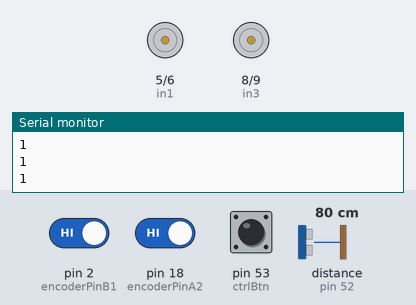
Bench run of a sketch on a simulated Arduino Mega 2560, built with avr-gcc and run on an emulated ATmega2560. Parts: motor-driver pin pairs drawn as motors (green arrow = first pin HIGH = forward, orange = second pin HIGH = backward, longer = more drive, scaled by the enable pin), the last lines printed to the serial monitor. Wiring (inferred from the names in the program): ultrasonic range finder: trigger pin 50; echo pin 52. The test bench sets the inputs (shaded band); at power-on: pin 53 (ctrlBtn) HIGH, pin 2 (encoderPinB1) HIGH, pin 18 (encoderPinA2) HIGH, distance to the obstacle (sensor on pin 52) 80 cm. The echo pulse lasts 58.3 µs per cm.

Above: at 1.2 s.
1.3 s: pin 53 (ctrlBtn) pulled LOW for 0.3 s
At 1.66 s:
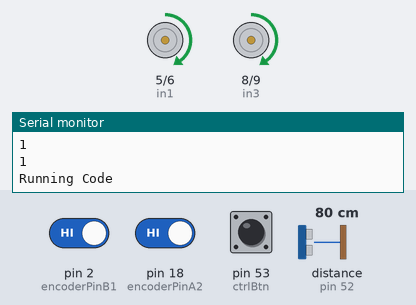
3.2 s: pin 53 (ctrlBtn) pulled LOW for 3.2 s
At 7.8 s:
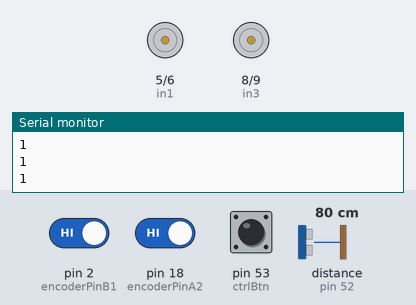
Timing chart, 0 to 9.3 s (numbered marks = the images above; inputs shaded):
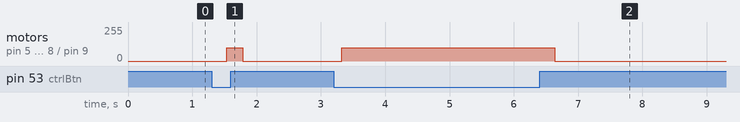

Measured:
- after the input at 1.3 s, motor on pin 5 (in1) / pin 6 (in2), motor on pin 8 (in3) / pin 9 (in4): stopped → forward 100/255 after 0.23 s, → stopped 0.26 s later
- after the input at 3.2 s, motor on pin 5 (in1) / pin 6 (in2), motor on pin 8 (in3) / pin 9 (in4): stopped → forward 100/255 after 0.12 s, → stopped 3.3 s later

The sketch:

robot_control_project.ino
```cpp
#include <PID_v1.h>
#include <util/atomic.h>

// Define control pins
int enA = 4;
int in1 = 5;
int in2 = 6;
int enB = 7;
int in3 = 8;
int in4 = 9;

int ctrlBtn = 53;

// Forward ultrasonic sensor
int trigPin = 50;
int echoPin = 52;

// Pin numbers for encoder
#define encoderPinA1 3
#define encoderPinB1 2
#define encoderPinA2 18
#define encoderPinB2 19
// #define maxSpeed = 255;
#define maxSpeed 100
#define usDelay 250
#define closeDistance 30

//Encoder counts
volatile long encoderCountA = 0;
volatile long encoderCountB = 0;

double setpointA, setpointB, inputA, inputB, outputA, outputB;
double kp = .8, ki = .15, kd = .25;

// PID myPIDA(&inputA, &outputA, &setpointA, kp, ki, kd, DIRECT);
// PID myPIDB(&inputB, &outputB, &setpointB, kp, ki, kd, DIRECT);

void setup(){
  Serial.begin(9600);
    //Set pin modes
  pinMode(enA, OUTPUT);
  pinMode(in1, OUTPUT);
  pinMode(in2, OUTPUT);
  pinMode(enB, OUTPUT);
  pinMode(in3, OUTPUT);
  pinMode(in4, OUTPUT);
  pinMode(encoderPinA1, INPUT_PULLUP);
  pinMode(encoderPinB1, INPUT_PULLUP);
  pinMode(encoderPinA2, INPUT_PULLUP);
  pinMode(encoderPinB2, INPUT_PULLUP);
  pinMode(ctrlBtn, INPUT_PULLUP);
  pinMode(trigPin, OUTPUT);
  pinMode(echoPin, INPUT);

  setpointA = 100;
  setpointB = encoderCountA;

  // myPIDA.SetMode(AUTOMATIC);
  // myPIDB.SetMode(AUTOMATIC);

  //Encoder interrupt
  attachInterrupt(digitalPinToInterrupt(encoderPinB1), handleEncoderA, RISING);
  attachInterrupt(digitalPinToInterrupt(encoderPinA2), handleEncoderB, RISING);

}

void loop(){
  inputA = encoderCountA;
  inputB = encoderCountB;
  setpointB = (encoderCountA < setpointA) ? encoderCountA : setpointA;
  int distance = 0;
  long int duration = 0;
  bool noObject = true;

  // myPIDA.Compute();
  // myPIDB.Compute();


   //Print statements for debugging
  // Serial.print(setpointA);
  // Serial.print(", ");
  // Serial.print(outputA);
  // Serial.print(", ");
  // Serial.print(encoderCountA);

  // Serial.print("-----");
  // Serial.print(setpointB);
  // Serial.print(", ");
  // Serial.print(outputB);
  // Serial.print(", ");
  // Serial.println(encoderCountB);


   //Control motor
  // moveMotor(enA, in1, in2, 75);


  // distance = getUSDistance(trigPin, echoPin);
  // Serial.println(getUSDistance(trigPin, echoPin));
  // delay(2000);

  // distance = getUSDistance(trigPin, echoPin);
  noObject = getUSDistance(trigPin, echoPin) >= closeDistance ? true : false;

  Serial.println(noObject);
  moveMotor(enA, in1, in2, 0);
  moveMotor(enB, in3, in4, 0);

  while(digitalRead(ctrlBtn) == LOW && noObject)
  {
    Serial.println("Running Code");
    moveMotor(enA, in1, in2, maxSpeed);
    moveMotor(enB, in3, in4, maxSpeed);

    noObject = getUSDistance(trigPin, echoPin) >= closeDistance ? true : false;

    if(!noObject)
    {
      // Serial.println("Reverse");
      // moveMotor(enA, in1, in2, -maxSpeed);
      // moveMotor(enB, in3, in4, -maxSpeed);
      // delay(1000);
      // moveMotor(enA, in1, in2, 0);
      // moveMotor(enB, in3, in4, 0);
      Serial.println("Stop");
      moveMotor(enA, in1, in2, 0);
      moveMotor(enB, in3, in4, 0);


      while(!noObject)
    {
      Serial.println("Turning Left");
      moveMotor(enA, in1, in2, maxSpeed);
      moveMotor(enB, in3, in4, -maxSpeed);

      delay(1000);
      moveMotor(enA, in1, in2, 0);
      moveMotor(enB, in3, in4, -maxSpeed);

      noObject = getUSDistance(trigPin, echoPin) >= closeDistance ? true : false;
    }
    }


  }

    // if(!noObject)
    // {
    //   encoderCountA = 0;

    //   while(encoderCountA < 10)
    //   {
    //     moveMotor(enA, in1, in2, -25);
    //     Serial.println("Running Code in loop");
    //   }

    //   moveMotor(enA, in1, in2, 0);

    // }
    moveMotor(enA, in1, in2, 0);
    moveMotor(enB, in3, in4, 0);

    // stopMotor(in1, in2);
    // stopMotor(in3, in4);


    // distance = getUSDistance(trigPin, echoPin);

    // Serial.println(distance);

    // delay(2000);


  // if(encoderCountA > 200)
  // {
  //   moveMotor(enA, in1, in2, 0);
  // }
  // else
  // {
  //   moveMotor(enA, in1, in2, 75);
  // }
  // // moveMotor(enB, in3, in4, 0);

  // if(encoderCountB > 200)
  // {
  //   moveMotor(enB, in3, in4, 0);
  //   Serial.println(encoderCountB);

  // }
  // else
  // {
  //   moveMotor(enB, in3, in4, 75);

  // }


}

// void loop(){
//  //Set point
//  int target = 230;

//  //PID gains and computation
//  float kp = 2.0;
//  float kd = 0.1;
//  float ki = 0.016;
//  float u = pidController(target, kp, kd, ki);

//  //Control motor
//  moveMotor(enA, in1, in2, u);

//  //Print statements for debugging
//  Serial.print(target);
// //  Serial.print(", ");
// //  Serial.print(u);
//  Serial.print(", ");
//  Serial.println(encoderCount);
// }

int getUSDistance(int tPin, int ePin)
{
  long duration = 0;
  int distance = 0;

  digitalWrite(tPin, LOW);
  delayMicroseconds(2);
  digitalWrite(tPin, HIGH);
  delayMicroseconds(10);
  digitalWrite(tPin, LOW);

  duration = pulseIn(ePin, HIGH);

  distance = (duration * 0.0343) / 2;

  delay(usDelay);

  return distance;
}

// Function called during interrupts
void handleEncoderA(){
  encoderCountA++;
  // if(digitalRead(encoderPinB1) > digitalRead(encoderPinA1)){
  //   encoderCountA++;
  // }
  // else{
  //   encoderCountA--;
  // }
}

void handleEncoderB(){
  encoderCountB++;
  // if(digitalRead(encoderPinB2) > digitalRead(encoderPinA2)){
  //   encoderCountB++;
  // }
  // else{
  //   encoderCountB--;
  //   Serial.println("------------------------------------------------------");

  // }
}

//Function to move motor
void moveMotor(int en, int inA, int inB, float u){
  //Maximum motor speed
  float speed = fabs(u);
  if(speed > maxSpeed){
    speed = maxSpeed;
  }

  //Set the direction
  int direction = 1;
  if(u < 0){
    direction = 0;
  }

  if(direction){
    digitalWrite(inA, HIGH);
    digitalWrite(inB, LOW);
  }
  else{
    digitalWrite(inA, LOW);
    digitalWrite(inB, HIGH);
  }

  //Control the motor
  analogWrite(en, speed);

}

//Function to stop motor
void stopMotor(int inA, int inB)
{
  digitalWrite(inA, HIGH);
  digitalWrite(inB, HIGH);
}

// float pidController(int target, float kp, float kd, float ki){
//   //Measure the time elapsed since the last iteration
//   long currentTime = micros();
//   float deltaT = ((float)(currentTime - previousTime)) / 1.0e6;

//   //Compute the error, derivative, and integral
//   int e = encoderCount - target;
//   float eDerivative = (e - ePrevious) / deltaT;
//   eIntegral = eIntegral + e * deltaT;

//   //Compute the PID control signal
//   float u = (kp * e) + (kd * eDerivative) + (ki * eIntegral);

//   //Update variables for the next iteration
//   previousTime = currentTime;
//   ePrevious = e;

//   return u;
// }
```
